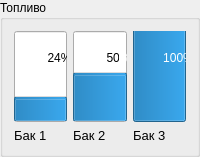
               <widget class="QGroupBox" name="groupBox_8">
                <property name="title">
                 <string>Топливо</string>
                </property>
                <layout class="QHBoxLayout" name="horizontalLayout_22">
                 <item>
                  <layout class="QVBoxLayout" name="verticalLayout_22">
                   <item>
                    <widget class="QProgressBar" name="progressBar">
                     <property name="sizePolicy">
                      <sizepolicy hsizetype="Minimum" vsizetype="Expanding">
                       <horstretch>0</horstretch>
                       <verstretch>0</verstretch>
                      </sizepolicy>
                     </property>
                     <property name="value">
                      <number>24</number>
                     </property>
                     <property name="orientation">
                      <enum>Qt::Vertical</enum>
                     </property>
                    </widget>
                   </item>
                   <item>
                    <widget class="QLabel" name="label_24">
                     <property name="sizePolicy">
                      <sizepolicy hsizetype="Preferred" vsizetype="Fixed">
                       <horstretch>0</horstretch>
                       <verstretch>0</verstretch>
                      </sizepolicy>
                     </property>
                     <property name="font">
                      <font>
                       <pointsize>10</pointsize>
                      </font>
                     </property>
                     <property name="text">
                      <string>Бак 1</string>
                     </property>
                    </widget>
                   </item>
                  </layout>
                 </item>
                 <item>
                  <layout class="QVBoxLayout" name="verticalLayout_23">
                   <item>
                    <widget class="QProgressBar" name="progressBar_2">
                     <property name="sizePolicy">
                      <sizepolicy hsizetype="Minimum" vsizetype="Expanding">
                       <horstretch>0</horstretch>
                       <verstretch>0</verstretch>
                      </sizepolicy>
                     </property>
                     <property name="value">
                      <number>50</number>
                     </property>
                     <property name="orientation">
                      <enum>Qt::Vertical</enum>
                     </property>
                    </widget>
                   </item>
                   <item>
                    <widget class="QLabel" name="label_25">
                     <property name="sizePolicy">
                      <sizepolicy hsizetype="Preferred" vsizetype="Fixed">
                       <horstretch>0</horstretch>
                       <verstretch>0</verstretch>
                      </sizepolicy>
                     </property>
                     <property name="font">
                      <font>
                       <pointsize>10</pointsize>
                      </font>
                     </property>
                     <property name="text">
                      <string>Бак 2</string>
                     </property>
                    </widget>
                   </item>
                  </layout>
                 </item>
                 <item>
                  <layout class="QVBoxLayout" name="verticalLayout_24">
                   <item>
                    <widget class="QProgressBar" name="progressBar_3">
                     <property name="sizePolicy">
                      <sizepolicy hsizetype="Minimum" vsizetype="Expanding">
                       <horstretch>0</horstretch>
                       <verstretch>0</verstretch>
                      </sizepolicy>
                     </property>
                     <property name="value">
                      <number>100</number>
                     </property>
                     <property name="orientation">
                      <enum>Qt::Vertical</enum>
                     </property>
                    </widget>
                   </item>
                   <item>
                    <widget class="QLabel" name="label_26">
                     <property name="sizePolicy">
                      <sizepolicy hsizetype="Preferred" vsizetype="Fixed">
                       <horstretch>0</horstretch>
                       <verstretch>0</verstretch>
                      </sizepolicy>
                     </property>
                     <property name="font">
                      <font>
                       <pointsize>10</pointsize>
                      </font>
                     </property>
                     <property name="text">
                      <string>Бак 3</string>
                     </property>
                    </widget>
                   </item>
                  </layout>
                 </item>
                </layout>
               </widget>
